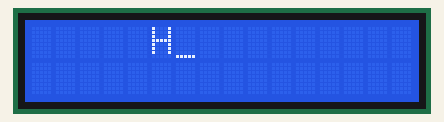
Simulated run of this sketch. Board: Arduino Uno, built with avr-gcc and run on an emulated ATmega328P. Parts: 16×2 character LCD.

Above: at 0.5 s.
At 1.1 s:
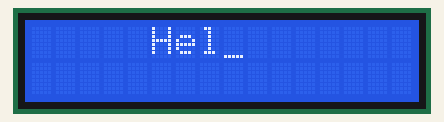
At 2.0 s:
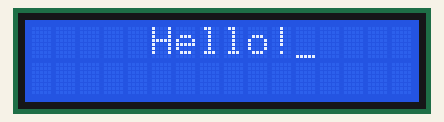
At 5.0 s:
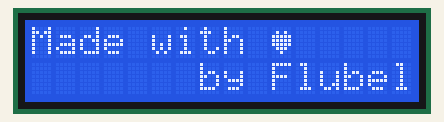
At 7.1 s:
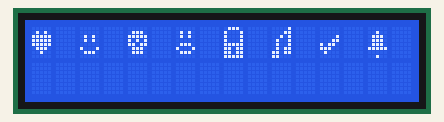
At 10.2 s:
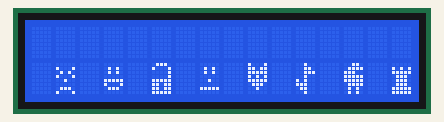

Measured:
- by itself, everything shown: repeats every 6.2 s, in 3 steps
- what the display in image 2 shows lasts 3.0 s, from 2.0 s to 5.0 s
- what the display in image 3 shows lasts 2.0 s, from 5.0 s to 7.0 s
- what the display in image 4 shows lasts 3.0 s, from 7.1 s to 10.1 s

The sketch:

sketch_feb24b.ino
```cpp
#include <LiquidCrystal_I2C.h>
#include "CustomChars.h"

LiquidCrystal_I2C lcd(0x27,16,2);
void setup() {
  lcd.init();
  lcd.backlight();
  lcd.createChar(0, heart);
  lcd.createChar(1, customChar);
  lcd.createChar(2, skull);
  lcd.createChar(3, gasp);
  lcd.createChar(4, lock);
  lcd.createChar(5, moosic);
  lcd.createChar(6, tck);
  lcd.createChar(7, bel);
  lcd.setCursor(5, 0);
  lcd.cursor();
  delay(300);
  lcd.setCursor(6,0);
  lcd.cursor();
  lcd.setCursor(5,0);
  lcd.print("H");
  delay(300);
  lcd.setCursor(7,0);
  lcd.cursor();
  lcd.setCursor(5,0);
  lcd.print("He");
  delay(300);
  lcd.setCursor(8,0);
  lcd.cursor();
  lcd.setCursor(5,0);
  lcd.print("Hel");
  delay(300);
  lcd.setCursor(9,0);
  lcd.cursor();
  lcd.setCursor(5,0);
  lcd.print("Hell");
  delay(300);
  lcd.setCursor(10,0);
  lcd.cursor();
  lcd.setCursor(5,0);
  lcd.print("Hello");
  delay(300);
  lcd.setCursor(11,0);
  lcd.cursor();
  lcd.setCursor(5,0);
  lcd.print("Hello!");
  delay(3000);
  lcd.noCursor();
  lcd.clear();
  lcd.setCursor(0,0);
  lcd.print("Made with");
  lcd.setCursor(10, 0);
  lcd.write(byte(0));
  lcd.setCursor(7,1);
  lcd.print("by Flubel");
  delay(2000);
  lcd.clear();
}

void loop() {
  lcd.createChar(0, heart);
  lcd.createChar(1, customChar);
  lcd.createChar(2, skull);
  lcd.createChar(3, gasp);
  lcd.createChar(4, lock);
  lcd.createChar(5, moosic);
  lcd.createChar(6, tck);
  lcd.createChar(7, bel);
  /*
  int i;
  for(i=0;i<8;i++){
    int y = 0;
    lcd.setCursor(y,0);
    lcd.write(byte(i+1));
    y+2;
  }
  */
    lcd.setCursor(0, 0);
  lcd.write(byte(0));
  lcd.setCursor(2, 0);
  lcd.write(byte(1));
  lcd.setCursor(4, 0);
  lcd.write(byte(2));
  lcd.setCursor(6, 0);
  lcd.write(byte(3));
  lcd.setCursor(8, 0);
  lcd.write(byte(4));
  lcd.setCursor(10, 0);
  lcd.write(byte(5));
  lcd.setCursor(12, 0);
  lcd.write(byte(6));
  lcd.setCursor(14, 0);
  lcd.write(byte(7));
  delay(3000);
  lcd.clear();
  lcd.createChar(0, scrd);
  lcd.createChar(1, smilly);
  lcd.createChar(2, unlck);
  lcd.createChar(3, bltnt);
  lcd.createChar(4, fox);
  lcd.createChar(5, moosic2);
  lcd.createChar(6, amogus);
  lcd.createChar(7, chss);
  lcd.setCursor(1, 1);
  lcd.write(byte(0));
  lcd.setCursor(3, 1);
  lcd.write(byte(1));
  lcd.setCursor(5, 1);
  lcd.write(byte(2));
  lcd.setCursor(7, 1);
  lcd.write(byte(3));
  lcd.setCursor(9, 1);
  lcd.write(byte(4));
  lcd.setCursor(11, 1);
  lcd.write(byte(5));
  lcd.setCursor(13, 1);
  lcd.write(byte(6));
  lcd.setCursor(15, 1);
  lcd.write(byte(7));
  delay(3000);
  lcd.clear();
}
```

CustomChars.h
```cpp
#ifndef CUSTOMCHARS_H
#define CUSTOMCHARS_H

byte heart[8] = {
  0b00000,
  0b01010,
  0b11111,
  0b11111,
  0b11111,
  0b01110,
  0b00100,
  0b00000
  };
byte customChar[8] = {
  0x00,
  0x00,
  0x0A,
  0x0A,
  0x00,
  0x11,
  0x0E,
  0x00
};
byte skull[8] = {
  0x00,
  0x0E,
  0x1F,
  0x15,
  0x1B,
  0x0E,
  0x0E,
  0x00
};
byte gasp[8] = {
  0x00,
  0x0A,
  0x0A,
  0x00,
  0x0E,
  0x11,
  0x0E,
  0x00
};
byte lock[8] = {
  0x0E,
  0x11,
  0x11,
  0x11,
  0x1F,
  0x1B,
  0x1B,
  0x1F
};
byte moosic[8] = {
  0x01,
  0x03,
  0x05,
  0x09,
  0x09,
  0x0B,
  0x1B,
  0x18
};
byte bel[8] = {
  0x00,
  0x04,
  0x0E,
  0x0E,
  0x0E,
  0x1F,
  0x00,
  0x04
};
byte tck[8] = {
  0x00,
  0x00,
  0x01,
  0x03,
  0x16,
  0x1C,
  0x08,
  0x00
};
byte scrd[8] = {
  0x00,
  0x11,
  0x0A,
  0x11,
  0x04,
  0x00,
  0x0E,
  0x11
};
byte smilly[8] = {
  0x00,
  0x0A,
  0x0A,
  0x00,
  0x1F,
  0x11,
  0x0E,
  0x00
};
byte unlck[8] = {
  0x0E,
  0x11,
  0x01,
  0x01,
  0x1F,
  0x1B,
  0x1B,
  0x1F
};
byte bltnt[8] = {
  0x00,
  0x0A,
  0x0A,
  0x00,
  0x04,
  0x00,
  0x1F,
  0x00
};
byte fox[8] = {
  0x11,
  0x1B,
  0x1F,
  0x15,
  0x1F,
  0x0E,
  0x04,
  0x00
};
byte moosic2[8] = {
  0x04,
  0x06,
  0x07,
  0x04,
  0x14,
  0x1C,
  0x0C,
  0x04
};
byte amogus[8] = {
  0x06,
  0x0F,
  0x1C,
  0x1F,
  0x1F,
  0x0F,
  0x0A,
  0x0A
};
byte chss[8] = {
  0x00,
  0x15,
  0x1F,
  0x0E,
  0x0E,
  0x0E,
  0x1F,
  0x1F
};
#endif
```
